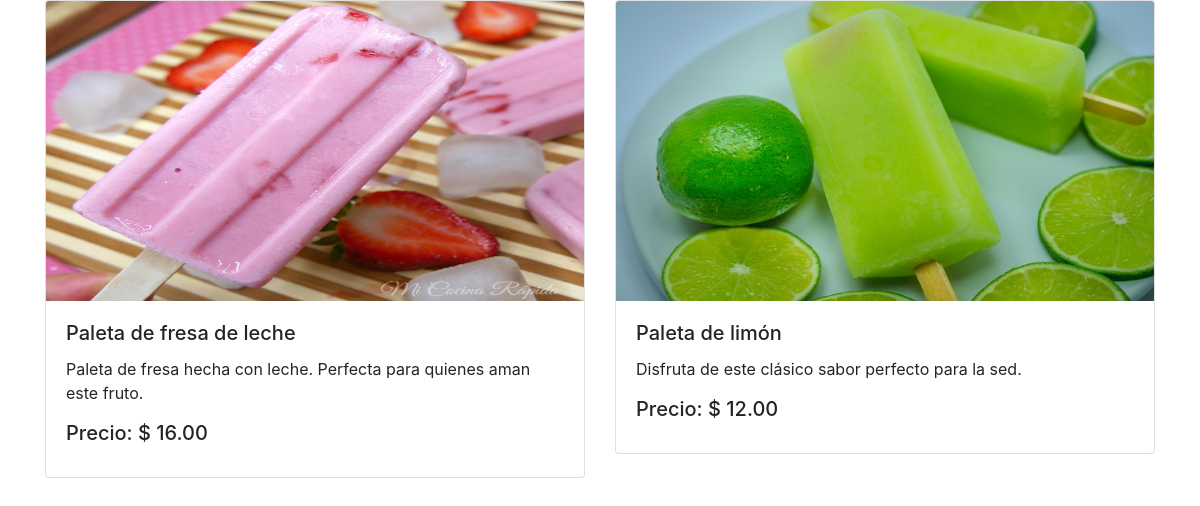
/cards.php, run on the app's committed database.
### tables this page shows
CREATE TABLE `productos` (
  `idproducto` int(11) NOT NULL,
  `nombre_producto` varchar(50) NOT NULL,
  `precio` double(4,2) NOT NULL,
  `descripcion` text DEFAULT NULL,
  `idcategoria` int(11) NOT NULL,
  `icono` varchar(200) NOT NULL
);

### dao/select.php (called while the page is built, shortened)
<?php
function select($tabla,$fila){
    require('conexion/conectar.php');
if(empty($fila)){
    $sql = 'select * from '.$tabla.";";
}else{
    $sql = 'select * from '.$tabla." where idcategoria="."$fila".";";
}
return $datos = mysqli_query($conn,$sql);
}
?>

### cards.php (the view)
<link rel="stylesheet" href="librerias/bootstrap.min.css">
<?php
require("dao/select.php");
$contador = 0;
$idcategoria = $_GET['id'];
$consulta = select('productos',$idcategoria);
$tamaño =  mysqli_num_rows($consulta);
if($tamaño>0){
    echo("<div class='container'>");
    while($row = mysqli_fetch_assoc($consulta)){
        $contador=$contador+1;
        $producto = $row['nombre_producto'];
        $descripcion = $row['descripcion'];
        $icono = $row['icono'];
        $precio = $row['precio'];
        if($contador==1){
            echo("<div class='row'>");
        }
        echo("
            <div class='col'>
             <div class='card'>
                <img src='$icono' height= '300px' class='card-img-top'>
            <div class='card-body'>
                <h5 class='card-title'>$producto</h5>
                <p class='card-text'>$descripcion</p>
                <h5 class='card-title'>Precio: $ $precio</h5>
            </div>
        </div>
            </div>
        ");
        if($contador==4 || $contador==$tamaño){
            echo("</div><br>");
            $contador=0;
        }
    }
    echo("</div>");
}
?>

### data on the page
productos: icono (picture), nombre_producto "Paleta de fresa de leche", descripcion "Paleta de fresa hecha con leche. Perfecta para quienes aman este fruto.", precio "16.00"
productos: icono (picture), nombre_producto "Paleta de limón", descripcion "Disfruta de este clásico sabor perfecto para la sed.", precio "12.00"
